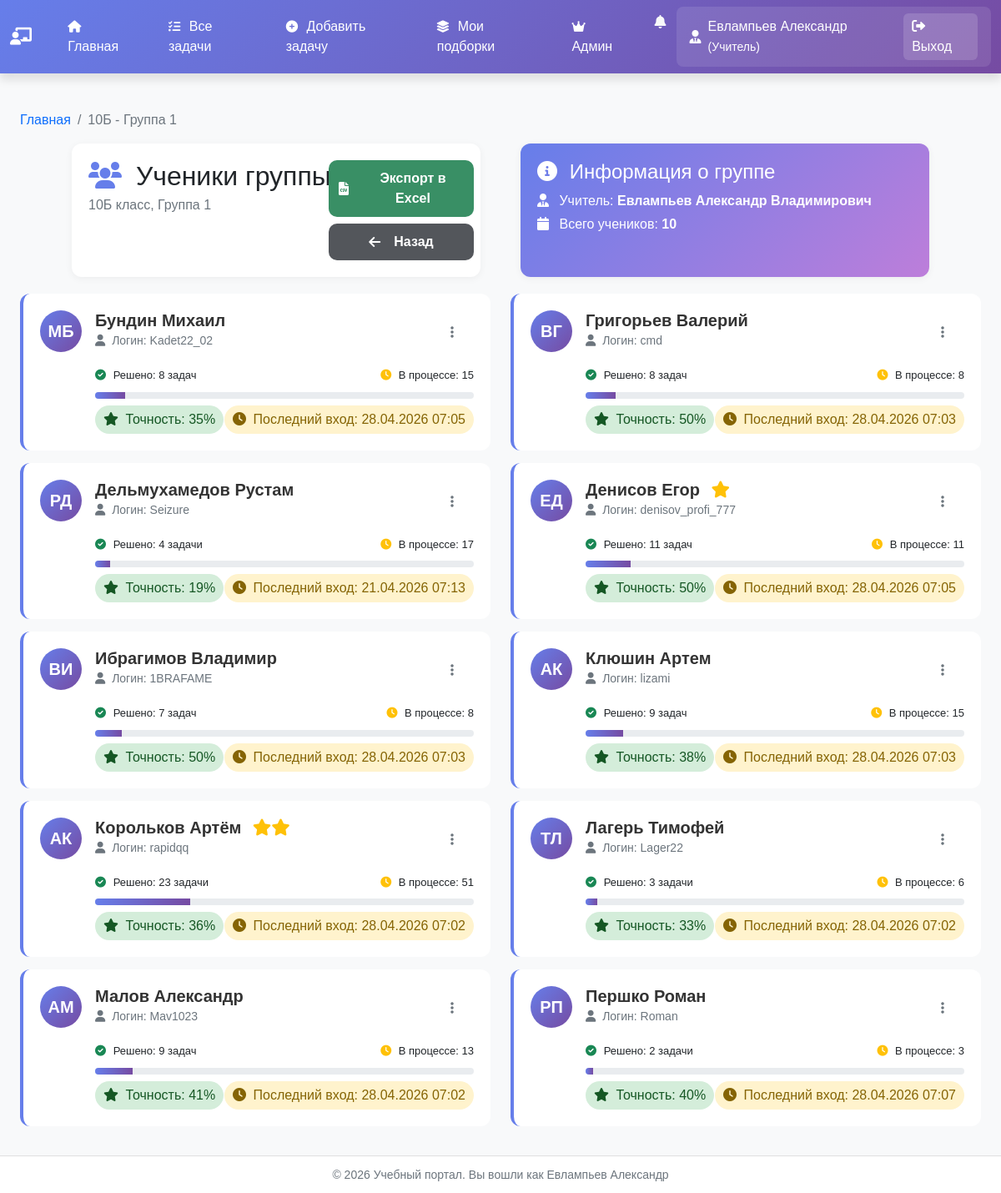
The app's page /users/group/5/students/ (signed in), older data.
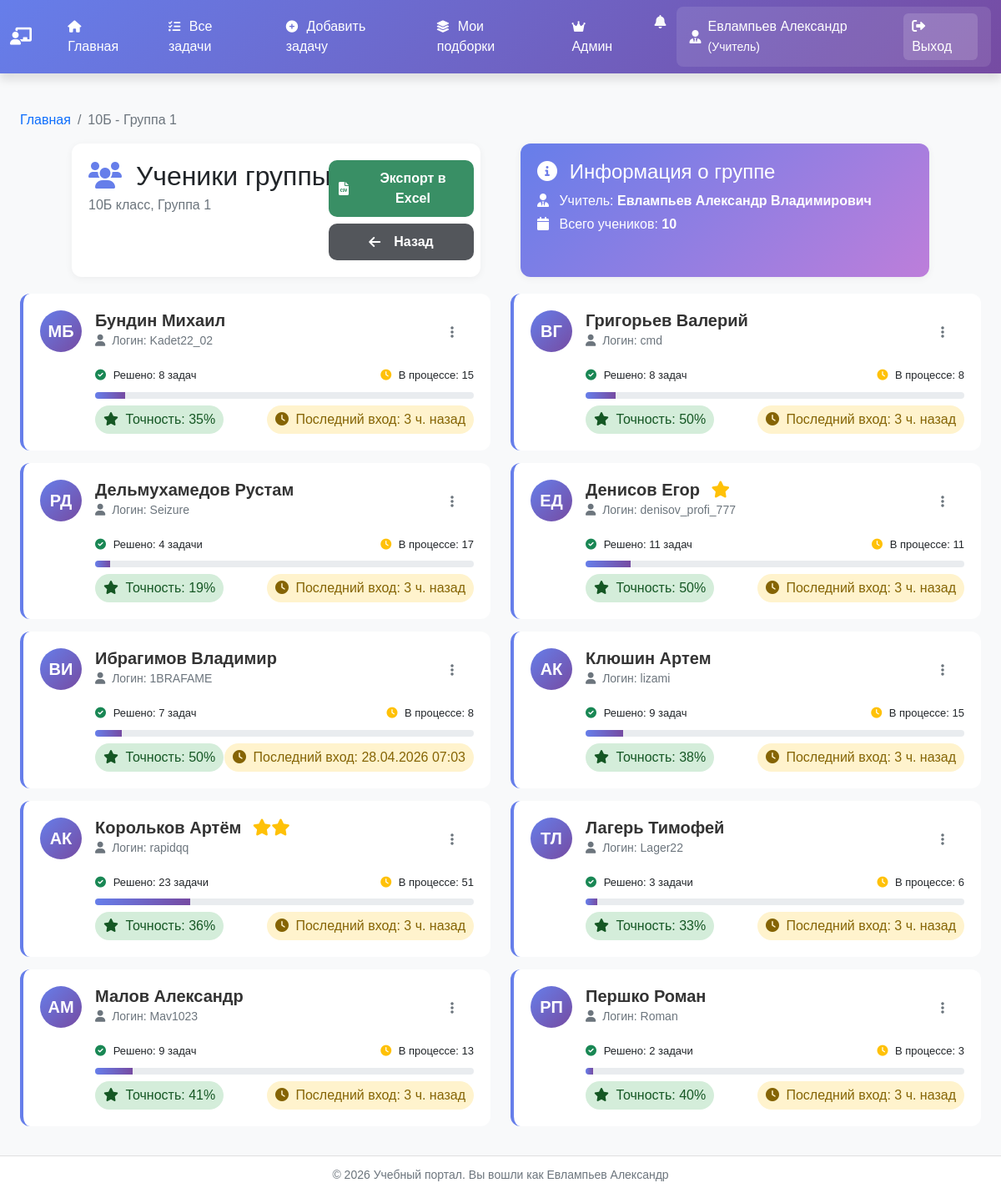
The same page, newer data.
### users_app/models.py (models this page shows, shortened)
class User(AbstractUser):
    USER_TYPES = (
        ('teacher', 'Учитель'),
        ('student', 'Ученик'),
    )
    user_type = models.CharField(max_length=10, choices=USER_TYPES, default='student')
    middle_name = models.CharField('Отчество', max_length=50, blank=True)
    class Meta:
        verbose_name = 'Пользователь'
        verbose_name_plural = 'Пользователи'

class Group(models.Model):
    GROUP_NUMBERS = (
        (1, 'Группа 1'),
        (2, 'Группа 2'),
    )
    school_class = models.ForeignKey(SchoolClass, on_delete=models.CASCADE, related_name='groups')
    number = models.IntegerField('Номер группы', choices=GROUP_NUMBERS)
    teacher = models.ForeignKey(
        get_user_model(),
        on_delete=models.SET_NULL,
        null=True,
        blank=True,
        related_name='teacher_groups',
        limit_choices_to={'user_type': 'teacher'}
    )
    class Meta:
        verbose_name = 'Группа'
        verbose_name_plural = 'Группы'
        unique_together = ['school_class', 'number']

class SchoolClass(models.Model):
    number = models.IntegerField('Номер класса', validators=[MinValueValidator(1), MaxValueValidator(11)])
    letter = models.CharField('Буква класса', max_length=2)  # А, Б, В и т.д.
    class Meta:
        verbose_name = 'Класс'
        verbose_name_plural = 'Классы'
        unique_together = ['number', 'letter']
    def __str__(self):
        return f"{self.number}{self.letter}"

### users_app/views.py (the view)
# urls.py: path('group/<int:group_id>/students/', views.group_students, name='group_students'),
@login_required
def group_students(request, group_id):
    if request.user.user_type != 'teacher':
        return redirect('student_dashboard')
    group = get_object_or_404(Group, id=group_id, teacher=request.user)
    students = User.objects.filter(
        user_type='student',
        student_profile__group=group
    ).select_related('student_profile')
    students_data = []
    for student in students:
        all_attempts = TaskAttempt.objects.filter(user=student)
        solved_count = all_attempts.filter(
            is_solved=True
        ).values('task_id').distinct().count()
        attempted_tasks = all_attempts.values('task_id').distinct()
        in_progress_count = 0
        for task_data in attempted_tasks:
            task_id = task_data['task_id']
            has_solved = all_attempts.filter(
                task_id=task_id,
                is_solved=True
            ).exists()
            if not has_solved:
                in_progress_count += 1
        total_attempts = all_attempts.count()
        successful_attempts = all_attempts.filter(is_solved=True).count()
        if total_attempts > 0:
            accuracy = round((successful_attempts / total_attempts) * 100)
        else:
            accuracy = 0
        last_login_display = format_last_login(student.last_login)
        max_tasks = Task.objects.all().count()
        students_data.append({
            'student': student,
            'solved_count': solved_count,
            'in_progress_count': in_progress_count,
            'accuracy': accuracy,
            'last_login_display': last_login_display,
            'progress_width': min(100, int((solved_count / max_tasks) * 100)),
            'max_tasks': max_tasks,
        })
    students_data.sort(key=lambda x: (x['student'].last_name, x['student'].first_name))
    context = {
        'group': group,
        'students_data': students_data,
    }
    return render(request, 'users_app/teacher/group_students.html', context)

### templates/users_app/teacher/group_students.html (shortened to what this page needs)
{% extends "base.html" %}
{% load custom_filters %}
{% load pluralize_ru %}
{% block extra_css %}
    <link rel="stylesheet" href="https://cdnjs.cloudflare.com/ajax/libs/font-awesome/6.0.0/css/all.min.css">
    <link rel="stylesheet" href="/users_app/static/users_app/css/teacher.css">
{% endblock %}
{% block content %}
    <div class="container mt-4">
        <nav aria-label="breadcrumb">
            <ol class="breadcrumb">
                <li class="breadcrumb-item"><a href="{% url 'teacher_dashboard' %}"
                                               class="text-decoration-none">Главная</a>
                </li>
                <li class="breadcrumb-item active" aria-current="page">{{ group.school_class }} -
                    Группа {{ group.number }}</li>
            </ol>
        </nav>
        <div class="row gap-5  justify-content-center">
            <div class="col-5  page-header d-flex justify-content-between ">
                <div>
                    <h2 class="mb-1">
                        <i class="fas fa-users me-2" style="color: #667eea;"></i>
                        Ученики группы
                    </h2>
                    <p class="text-muted mb-0">
                        {{ group.school_class }} класс, Группа {{ group.number }}
                    </p>
                </div>
                <div class="col-md-4">
                    <div class="row mb-2 align-items-center">
                        <a href="#" class="btn btn-success btn-little me-2" onclick="exportToCSV()">
                            <i class="fas fa-file-csv me-2 "></i>Экспорт в Excel
                        </a>
                    </div>
                    <div class="row align-items-center">
                        <a href="{% url 'teacher_dashboard' %}" class="btn btn-secondary btn-little">
                            <i class="fas fa-arrow-left me-2"></i>Назад
                        </a>
                    </div>
                </div>
            </div>
            <div class="col-5 group-info">
                <div class="row align-items-center">
                    <div class="col-md-12">
                        <h4 class="mb-2">
                            <i class="fas fa-info-circle me-2"></i>
                            Информация о группе
                        </h4>
                        <p class="mb-1">
                            <i class="fas fa-user-tie me-2"></i>
                            Учитель: <b>{{ user.last_name }} {{ user.first_name }} {{ user.middle_name }}</b>
                        </p>
                        <p class="mb-1">
                            <i class="fas fa-calendar me-2"></i>
                            Всего учеников: <strong>{{ students_data|length }}</strong>
                        </p>
                    </div>
                </div>
            </div>
        </div>
        <div class="row" id="studentsList">
            {% if students_data %}
                {% for student_data in students_data %}
                    {% with student=student_data.student %}
                        <div class="col-md-6 student-item">
                            <div class="student-card">
                                <div class="d-flex">
                                    <div class="student-avatar me-3">
                                        {{ student.first_name|first }}{{ student.last_name|first }}
                                    </div>
                                    <div class="flex-grow-1">
                                        <div class="d-flex justify-content-between align-items-start">
                                            <div class="student-info">
                                                <h5>
                                                    {{ student.last_name }} {{ student.first_name }} {{ student.middle_name }}
                                                    {% with stars=student_data.solved_count|star_rating %}
                                                        {% if stars %}
                                                            <span class="stars-container ms-2">
                                                                {{ stars|safe }}
                                                            </span>
                                                        {% endif %}
                                                    {% endwith %}
                                                </h5>
                                                <small class="text-muted">
                                                    <i class="fas fa-user me-1"></i> Логин: {{ student.username }}
                                                </small>
                                            </div>
                                            <div class="dropdown">
                                                <button class="btn btn-sm btn-outline-secondary" type="button"
                                                        data-bs-toggle="dropdown">
                                                    <i class="fas fa-ellipsis-v"></i>
                                                </button>
                                            </div>
                                        </div>
                                        <div class="mt-3">
                                            <div class="d-flex justify-content-between mb-1">
                                                <span class="task-progress">
                                                    <i class="fas fa-check-circle text-success"></i>
                                                    Решено: {{ student_data.solved_count|pluralize_ru:"задача,задачи,задач" }}
                                                </span>
                                                <span class="task-progress">
                                                    <i class="fas fa-clock text-warning"></i>
                                                    В процессе: {{ student_data.in_progress_count }}
                                                </span>
                                            </div>
                                            <div class="progress">
                                                <div class="progress-bar" role="progressbar"
                                                     style="width: {{ student_data.progress_width }}%"
                                                     aria-valuenow="{{ student_data.solved_count }}"
                                                     aria-valuemin="0"
                                                     aria-valuemax="{{ student_data.max_tasks }}">
                                                </div>
                                            </div>
                                            <div class="d-flex justify-content-between mt-2">
                                                <span class="badge-success">
                                                    <i class="fas fa-star me-1"></i>
                                                    Точность: {{ student_data.accuracy }}%
                                                </span>
                                                <span class="badge-warning">
                                                    <i class="fas fa-clock me-1"></i>
                                                    Последний вход: {{ student_data.last_login_display }}
                                                </span>
                                            </div>
                                        </div>
                                    </div>
                                </div>
                            </div>
                        </div>
                    {% endwith %}
                {% endfor %}
            {% endif %}
        </div>
    </div>
{% endblock %}

### templates/base.html (shortened to what this page needs)
<!DOCTYPE html>
<html lang="ru">
<head>
    {% load static %}
    <link rel="stylesheet" href="https://cdn.jsdelivr.net/npm/bootstrap@5.1.3/dist/css/bootstrap.min.css">
    <link rel="stylesheet" href="https://cdnjs.cloudflare.com/ajax/libs/font-awesome/6.0.0/css/all.min.css">
    <link rel="stylesheet" href="{% static 'css/base/style.css' %}">
    {% if user.user_type == 'teacher' %}
        <link rel="stylesheet" href="{% static 'notifications/css/notifications.css' %}">
    {% endif %}
    <link rel="stylesheet" href="{% static 'css/components/buttons.css' %}">
    <link rel="stylesheet" href="{% static 'css/components/tabs.css' %}">
    {% block extra_css %}{% endblock %}
</head>
<body>
<nav class="navbar navbar-expand-lg navbar-dark">
    <div class="container">
        <a class="navbar-brand" href="{% url 'home' %}">
            <i class="fas {% if user.user_type == 'teacher' %}fa-chalkboard-teacher{% elif user.user_type == 'student' %}fa-user-graduate{% else %}fa-graduation-cap{% endif %} me-2"></i>
        </a>
        <div class="collapse navbar-collapse" id="navbarNav">
            {% if user.is_authenticated %}
                <ul class="navbar-nav me-auto">
                {% if user.user_type == 'teacher' %}
                    <ul class="navbar-nav me-auto">
                    <li class="nav-item">
                        <a class="nav-link {% if request.path == '/' or '/teacher/' in request.path %}active{% endif %}"
                           href="{% url 'teacher_dashboard' %}">
                            <i class="fas fa-home"></i> Главная
                        </a>
                    </li>
                    <li class="nav-item">
                        <a class="nav-link {% if '/tasks/' in request.path and '/tasks/task/add/' not in request.path and '/tasks/collections/' not in request.path %}active{% endif %}"
                           href="{% url 'tasks_&_collections:tasks:list' %}">
                            <i class="fas fa-tasks"></i> Все задачи
                        </a>
                    </li>
                    <li class="nav-item">
                        <a class="nav-link {% if '/tasks/task/add/' in request.path %}active{% endif %}"
                           href="{% url 'tasks_&_collections:tasks:add' %}">
                            <i class="fas fa-plus-circle"></i> Добавить задачу
                        </a>
                    </li>
                    <li class="nav-item">
                        <a class="nav-link {% if '/tasks/collections/' in request.path and '/tasks/collections/my-assignments' not in request.path %}active{% endif %}"
                           href="{% url 'tasks_&_collections:collections:list' %}">
                            <i class="fas fa-layer-group"></i> Мои подборки
                        </a>
                    </li>
                {% endif %}
            {% if user.is_superuser %}
                <li class="nav-item">
                    <a class="nav-link" href="{% url 'assign_teacher' %}">
                        <i class="fas fa-crown me-1"></i> Aдмин
                    </a>
                </li>
            {% endif %}
            </ul>
                {% if user.user_type == 'teacher' %}
                    <div class="nav-item">
                        {% include 'notifications/widget.html' %}
                    </div>
                {% endif %}
                <div class="user-menu">
                    <i class="fas {% if user.user_type == 'teacher' %}fa-user-tie{% else %}fa-user{% endif %}"></i>
                    <span class="user-name">
                            {{ user.last_name }} {{ user.first_name }}
                        {% if user.user_type == 'teacher' %}
                            <small>(Учитель)</small>
                        {% else %}
                            <small>(Ученик)</small>
                        {% endif %}
                        </span>
                    <a href="{% url 'logout' %}" class="logout-btn" onclick="return confirm('Выйти из системы?')">
                        <i class="fas fa-sign-out-alt me-1"></i> Выход
                    </a>
                </div>
            {% endif %}
        </div>
    </div>
</nav>
<div class="main-content">
    <div class="container">
        {% block content %}
        {% endblock %}
    </div>
</div>
<footer class="footer">
    <div class="container text-center">
        <small>
            &copy; {% now "Y" %} Учебный портал.
            {% if user.is_authenticated %}
                Вы вошли как {{ user.last_name }} {{ user.first_name }}
            {% else %}
                Все права защищены
            {% endif %}
        </small>
    </div>
</footer>
</body>
</html>

### templates/notifications/widget.html (shortened to what this page needs)
<div class="dropdown notifications-dropdown">
    <button class="btn btn-outline-light btn-little position-relative" type="button" id="notificationsDropdown"
            data-bs-toggle="dropdown">
        <i class="fas fa-bell"></i>
    </button>
</div>

Row changes from the older to the newer data that the page shows:
changed User "Бундин": last_login_display "28.04.2026 07:05" → "3 ч. назад"
changed User "Григорьев": last_login_display "28.04.2026 07:03" → "3 ч. назад"
changed User "Дельмухамедов": last_login_display "21.04.2026 07:13" → "3 ч. назад"
changed User "Денисов": last_login_display "28.04.2026 07:05" → "3 ч. назад"
changed User "Клюшин": last_login_display "28.04.2026 07:03" → "3 ч. назад"
changed User "Корольков": last_login_display "28.04.2026 07:02" → "3 ч. назад"
changed User "Лагерь": last_login_display "28.04.2026 07:02" → "3 ч. назад"
changed User "Малов": last_login_display "28.04.2026 07:02" → "3 ч. назад"
changed User "Першко": last_login_display "28.04.2026 07:07" → "3 ч. назад"
